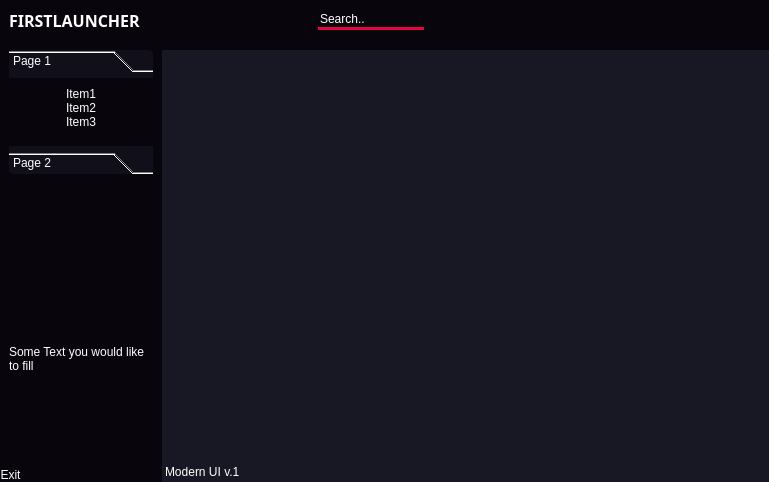
<?xml version="1.0" encoding="UTF-8"?>
<ui version="4.0">
 <class>MainWindow</class>
 <widget class="QMainWindow" name="MainWindow">
  <property name="geometry">
   <rect>
    <x>0</x>
    <y>0</y>
    <width>769</width>
    <height>482</height>
   </rect>
  </property>
  <property name="windowTitle">
   <string>MainWindow</string>
  </property>
  <property name="styleSheet">
   <string notr="true">*{
	border:none;
	color: white;
}</string>
  </property>
  <widget class="QWidget" name="centralwidget">
   <property name="enabled">
    <bool>true</bool>
   </property>
   <property name="sizePolicy">
    <sizepolicy hsizetype="Preferred" vsizetype="Preferred">
     <horstretch>0</horstretch>
     <verstretch>0</verstretch>
    </sizepolicy>
   </property>
   <property name="styleSheet">
    <string notr="true">background-color: rgb(24,24,36);</string>
   </property>
   <layout class="QHBoxLayout" name="horizontalLayout">
    <property name="spacing">
     <number>0</number>
    </property>
    <property name="leftMargin">
     <number>0</number>
    </property>
    <property name="topMargin">
     <number>0</number>
    </property>
    <property name="rightMargin">
     <number>0</number>
    </property>
    <property name="bottomMargin">
     <number>0</number>
    </property>
    <item>
     <widget class="QFrame" name="sidebar_menu">
      <property name="sizePolicy">
       <sizepolicy hsizetype="Preferred" vsizetype="Preferred">
        <horstretch>0</horstretch>
        <verstretch>0</verstretch>
       </sizepolicy>
      </property>
      <property name="maximumSize">
       <size>
        <width>200</width>
        <height>16777215</height>
       </size>
      </property>
      <property name="styleSheet">
       <string notr="true">background-color: rgb(9, 5, 13);</string>
      </property>
      <property name="frameShape">
       <enum>QFrame::StyledPanel</enum>
      </property>
      <property name="frameShadow">
       <enum>QFrame::Raised</enum>
      </property>
      <layout class="QVBoxLayout" name="verticalLayout_5">
       <property name="spacing">
        <number>0</number>
       </property>
       <property name="leftMargin">
        <number>0</number>
       </property>
       <property name="topMargin">
        <number>0</number>
       </property>
       <property name="rightMargin">
        <number>0</number>
       </property>
       <property name="bottomMargin">
        <number>0</number>
       </property>
       <item alignment="Qt::AlignHCenter|Qt::AlignTop">
        <widget class="QFrame" name="frame_8">
         <property name="frameShape">
          <enum>QFrame::StyledPanel</enum>
         </property>
         <property name="frameShadow">
          <enum>QFrame::Raised</enum>
         </property>
         <layout class="QHBoxLayout" name="horizontalLayout_7">
          <item alignment="Qt::AlignLeft|Qt::AlignTop">
           <widget class="QLabel" name="label_2">
            <property name="font">
             <font>
              <family>Arial Black</family>
              <pointsize>12</pointsize>
              <weight>75</weight>
              <bold>true</bold>
             </font>
            </property>
            <property name="lineWidth">
             <number>1</number>
            </property>
            <property name="text">
             <string>FIRSTLAUNCHER</string>
            </property>
            <property name="textFormat">
             <enum>Qt::PlainText</enum>
            </property>
           </widget>
          </item>
          <item alignment="Qt::AlignLeft|Qt::AlignTop">
           <widget class="QLabel" name="label_3">
            <property name="text">
             <string/>
            </property>
            <property name="pixmap">
             <pixmap resource="resource.qrc">:/icon_pack/tutorial_icon_package/link-2.svg</pixmap>
            </property>
           </widget>
          </item>
         </layout>
        </widget>
       </item>
       <item>
        <widget class="QFrame" name="frame_10">
         <property name="sizePolicy">
          <sizepolicy hsizetype="Preferred" vsizetype="Expanding">
           <horstretch>0</horstretch>
           <verstretch>0</verstretch>
          </sizepolicy>
         </property>
         <property name="frameShape">
          <enum>QFrame::StyledPanel</enum>
         </property>
         <property name="frameShadow">
          <enum>QFrame::Raised</enum>
         </property>
         <layout class="QVBoxLayout" name="verticalLayout_7">
          <item alignment="Qt::AlignTop">
           <widget class="QToolBox" name="toolBox">
            <property name="sizePolicy">
             <sizepolicy hsizetype="Minimum" vsizetype="Preferred">
              <horstretch>0</horstretch>
              <verstretch>0</verstretch>
             </sizepolicy>
            </property>
            <property name="minimumSize">
             <size>
              <width>30</width>
              <height>0</height>
             </size>
            </property>
            <property name="styleSheet">
             <string notr="true">QToolBox{
	background-color: rgb(24, 24, 36);
	text-align: left;
}

QToolBox{
	border-radius: 5px;
	background-color: rgb(17, 16, 26);
	text-align: left;
}</string>
            </property>
            <property name="currentIndex">
             <number>0</number>
            </property>
            <widget class="QWidget" name="page">
             <property name="geometry">
              <rect>
               <x>0</x>
               <y>0</y>
               <width>182</width>
               <height>69</height>
              </rect>
             </property>
             <attribute name="label">
              <string>Page 1</string>
             </attribute>
             <layout class="QVBoxLayout" name="verticalLayout_8">
              <item alignment="Qt::AlignTop">
               <widget class="QFrame" name="frame_12">
                <property name="frameShape">
                 <enum>QFrame::StyledPanel</enum>
                </property>
                <property name="frameShadow">
                 <enum>QFrame::Raised</enum>
                </property>
                <layout class="QVBoxLayout" name="verticalLayout_9">
                 <property name="spacing">
                  <number>0</number>
                 </property>
                 <property name="leftMargin">
                  <number>0</number>
                 </property>
                 <property name="topMargin">
                  <number>0</number>
                 </property>
                 <property name="rightMargin">
                  <number>0</number>
                 </property>
                 <property name="bottomMargin">
                  <number>0</number>
                 </property>
                 <item>
                  <widget class="QPushButton" name="pushButton_10">
                   <property name="text">
                    <string>Item1</string>
                   </property>
                   <property name="icon">
                    <iconset resource="resource.qrc">
                     <normaloff>:/icon_pack/tutorial_icon_package/user-plus.svg</normaloff>:/icon_pack/tutorial_icon_package/user-plus.svg</iconset>
                   </property>
                   <property name="iconSize">
                    <size>
                     <width>16</width>
                     <height>16</height>
                    </size>
                   </property>
                  </widget>
                 </item>
                 <item>
                  <widget class="QPushButton" name="pushButton_11">
                   <property name="text">
                    <string>Item2</string>
                   </property>
                   <property name="icon">
                    <iconset resource="resource.qrc">
                     <normaloff>:/icon_pack/tutorial_icon_package/file-text.svg</normaloff>:/icon_pack/tutorial_icon_package/file-text.svg</iconset>
                   </property>
                   <property name="iconSize">
                    <size>
                     <width>16</width>
                     <height>16</height>
                    </size>
                   </property>
                  </widget>
                 </item>
                 <item>
                  <widget class="QPushButton" name="pushButton_12">
                   <property name="text">
                    <string>Item3</string>
                   </property>
                   <property name="icon">
                    <iconset resource="resource.qrc">
                     <normaloff>:/icon_pack/tutorial_icon_package/download.svg</normaloff>:/icon_pack/tutorial_icon_package/download.svg</iconset>
                   </property>
                   <property name="iconSize">
                    <size>
                     <width>16</width>
                     <height>16</height>
                    </size>
                   </property>
                  </widget>
                 </item>
                </layout>
               </widget>
              </item>
             </layout>
            </widget>
            <widget class="QWidget" name="page_2">
             <property name="geometry">
              <rect>
               <x>0</x>
               <y>0</y>
               <width>182</width>
               <height>69</height>
              </rect>
             </property>
             <attribute name="label">
              <string>Page 2</string>
             </attribute>
             <layout class="QVBoxLayout" name="verticalLayout_10">
              <item>
               <widget class="QFrame" name="frame_13">
                <property name="frameShape">
                 <enum>QFrame::StyledPanel</enum>
                </property>
                <property name="frameShadow">
                 <enum>QFrame::Raised</enum>
                </property>
                <layout class="QVBoxLayout" name="verticalLayout_11">
                 <property name="spacing">
                  <number>0</number>
                 </property>
                 <property name="leftMargin">
                  <number>0</number>
                 </property>
                 <property name="topMargin">
                  <number>0</number>
                 </property>
                 <property name="rightMargin">
                  <number>0</number>
                 </property>
                 <property name="bottomMargin">
                  <number>0</number>
                 </property>
                 <item>
                  <widget class="QPushButton" name="pushButton_13">
                   <property name="text">
                    <string>SubMenu</string>
                   </property>
                   <property name="icon">
                    <iconset resource="resource.qrc">
                     <normaloff>:/icon_pack/tutorial_icon_package/printer.svg</normaloff>:/icon_pack/tutorial_icon_package/printer.svg</iconset>
                   </property>
                  </widget>
                 </item>
                 <item>
                  <widget class="QPushButton" name="pushButton_14">
                   <property name="text">
                    <string>SubMenu</string>
                   </property>
                   <property name="icon">
                    <iconset resource="resource.qrc">
                     <normaloff>:/icon_pack/tutorial_icon_package/printer.svg</normaloff>:/icon_pack/tutorial_icon_package/printer.svg</iconset>
                   </property>
                  </widget>
                 </item>
                </layout>
               </widget>
              </item>
             </layout>
            </widget>
           </widget>
          </item>
          <item>
           <widget class="QLabel" name="label_4">
            <property name="text">
             <string>Some Text you would like to fill</string>
            </property>
            <property name="wordWrap">
             <bool>true</bool>
            </property>
           </widget>
          </item>
         </layout>
        </widget>
       </item>
       <item alignment="Qt::AlignBottom">
        <widget class="QFrame" name="frame_11">
         <property name="frameShape">
          <enum>QFrame::StyledPanel</enum>
         </property>
         <property name="frameShadow">
          <enum>QFrame::Raised</enum>
         </property>
         <layout class="QVBoxLayout" name="verticalLayout_6">
          <property name="spacing">
           <number>0</number>
          </property>
          <property name="leftMargin">
           <number>0</number>
          </property>
          <property name="topMargin">
           <number>0</number>
          </property>
          <property name="rightMargin">
           <number>0</number>
          </property>
          <property name="bottomMargin">
           <number>0</number>
          </property>
          <item alignment="Qt::AlignLeft">
           <widget class="QPushButton" name="exit_button">
            <property name="text">
             <string>Exit</string>
            </property>
            <property name="icon">
             <iconset resource="resource.qrc">
              <normaloff>:/icon_pack/tutorial_icon_package/external-link.svg</normaloff>:/icon_pack/tutorial_icon_package/external-link.svg</iconset>
            </property>
            <property name="iconSize">
             <size>
              <width>16</width>
              <height>16</height>
             </size>
            </property>
           </widget>
          </item>
         </layout>
        </widget>
       </item>
      </layout>
     </widget>
    </item>
    <item>
     <widget class="QFrame" name="frame_2">
      <property name="sizePolicy">
       <sizepolicy hsizetype="Expanding" vsizetype="Expanding">
        <horstretch>10</horstretch>
        <verstretch>0</verstretch>
       </sizepolicy>
      </property>
      <property name="frameShape">
       <enum>QFrame::StyledPanel</enum>
      </property>
      <property name="frameShadow">
       <enum>QFrame::Raised</enum>
      </property>
      <layout class="QVBoxLayout" name="verticalLayout">
       <property name="spacing">
        <number>0</number>
       </property>
       <property name="leftMargin">
        <number>0</number>
       </property>
       <property name="topMargin">
        <number>0</number>
       </property>
       <property name="rightMargin">
        <number>0</number>
       </property>
       <property name="bottomMargin">
        <number>0</number>
       </property>
       <item alignment="Qt::AlignTop">
        <widget class="QFrame" name="header">
         <property name="styleSheet">
          <string notr="true">background-color: rgb(9, 5, 13);
</string>
         </property>
         <property name="frameShape">
          <enum>QFrame::StyledPanel</enum>
         </property>
         <property name="frameShadow">
          <enum>QFrame::Raised</enum>
         </property>
         <layout class="QHBoxLayout" name="horizontalLayout_2">
          <property name="spacing">
           <number>0</number>
          </property>
          <property name="leftMargin">
           <number>0</number>
          </property>
          <property name="topMargin">
           <number>0</number>
          </property>
          <property name="rightMargin">
           <number>0</number>
          </property>
          <property name="bottomMargin">
           <number>0</number>
          </property>
          <item alignment="Qt::AlignLeft|Qt::AlignTop">
           <widget class="QFrame" name="frame_7">
            <property name="sizePolicy">
             <sizepolicy hsizetype="Minimum" vsizetype="Fixed">
              <horstretch>0</horstretch>
              <verstretch>0</verstretch>
             </sizepolicy>
            </property>
            <property name="minimumSize">
             <size>
              <width>50</width>
              <height>50</height>
             </size>
            </property>
            <property name="frameShape">
             <enum>QFrame::StyledPanel</enum>
            </property>
            <property name="frameShadow">
             <enum>QFrame::Raised</enum>
            </property>
            <layout class="QVBoxLayout" name="verticalLayout_4">
             <property name="spacing">
              <number>0</number>
             </property>
             <property name="leftMargin">
              <number>0</number>
             </property>
             <property name="topMargin">
              <number>0</number>
             </property>
             <property name="rightMargin">
              <number>0</number>
             </property>
             <property name="bottomMargin">
              <number>0</number>
             </property>
             <item>
              <widget class="QPushButton" name="pushButton_8">
               <property name="sizePolicy">
                <sizepolicy hsizetype="Minimum" vsizetype="Minimum">
                 <horstretch>0</horstretch>
                 <verstretch>0</verstretch>
                </sizepolicy>
               </property>
               <property name="minimumSize">
                <size>
                 <width>30</width>
                 <height>30</height>
                </size>
               </property>
               <property name="text">
                <string/>
               </property>
               <property name="icon">
                <iconset resource="resource.qrc">
                 <normaloff>:/icon_pack/tutorial_icon_package/align-left.svg</normaloff>:/icon_pack/tutorial_icon_package/align-left.svg</iconset>
               </property>
               <property name="iconSize">
                <size>
                 <width>32</width>
                 <height>32</height>
                </size>
               </property>
              </widget>
             </item>
            </layout>
           </widget>
          </item>
          <item alignment="Qt::AlignLeft|Qt::AlignTop">
           <widget class="QFrame" name="frame_3">
            <property name="frameShape">
             <enum>QFrame::StyledPanel</enum>
            </property>
            <property name="frameShadow">
             <enum>QFrame::Raised</enum>
            </property>
            <layout class="QHBoxLayout" name="horizontalLayout_6">
             <property name="spacing">
              <number>6</number>
             </property>
             <property name="leftMargin">
              <number>6</number>
             </property>
             <property name="topMargin">
              <number>6</number>
             </property>
             <property name="rightMargin">
              <number>6</number>
             </property>
             <property name="bottomMargin">
              <number>6</number>
             </property>
             <item>
              <widget class="QLineEdit" name="lineEdit">
               <property name="sizePolicy">
                <sizepolicy hsizetype="Expanding" vsizetype="Fixed">
                 <horstretch>0</horstretch>
                 <verstretch>0</verstretch>
                </sizepolicy>
               </property>
               <property name="minimumSize">
                <size>
                 <width>0</width>
                 <height>0</height>
                </size>
               </property>
               <property name="styleSheet">
                <string notr="true">border-bottom: 3px solid rgb(230, 5, 64);
</string>
               </property>
               <property name="text">
                <string>Search..</string>
               </property>
              </widget>
             </item>
             <item>
              <widget class="QPushButton" name="pushButton_6">
               <property name="minimumSize">
                <size>
                 <width>30</width>
                 <height>30</height>
                </size>
               </property>
               <property name="text">
                <string/>
               </property>
               <property name="icon">
                <iconset resource="resource.qrc">
                 <normaloff>:/icon_pack/tutorial_icon_package/search.svg</normaloff>:/icon_pack/tutorial_icon_package/search.svg</iconset>
               </property>
              </widget>
             </item>
            </layout>
           </widget>
          </item>
          <item alignment="Qt::AlignHCenter|Qt::AlignTop">
           <widget class="QFrame" name="frame_5">
            <property name="frameShape">
             <enum>QFrame::StyledPanel</enum>
            </property>
            <property name="frameShadow">
             <enum>QFrame::Raised</enum>
            </property>
            <layout class="QHBoxLayout" name="horizontalLayout_5">
             <property name="spacing">
              <number>0</number>
             </property>
             <property name="leftMargin">
              <number>0</number>
             </property>
             <property name="topMargin">
              <number>0</number>
             </property>
             <property name="rightMargin">
              <number>0</number>
             </property>
             <property name="bottomMargin">
              <number>0</number>
             </property>
             <item>
              <widget class="QPushButton" name="pushButton_5">
               <property name="minimumSize">
                <size>
                 <width>30</width>
                 <height>30</height>
                </size>
               </property>
               <property name="text">
                <string/>
               </property>
               <property name="icon">
                <iconset resource="resource.qrc">
                 <normaloff>:/icon_pack/tutorial_icon_package/user.svg</normaloff>:/icon_pack/tutorial_icon_package/user.svg</iconset>
               </property>
              </widget>
             </item>
             <item>
              <widget class="QPushButton" name="pushButton_4">
               <property name="minimumSize">
                <size>
                 <width>30</width>
                 <height>30</height>
                </size>
               </property>
               <property name="text">
                <string/>
               </property>
               <property name="icon">
                <iconset resource="resource.qrc">
                 <normaloff>:/icon_pack/tutorial_icon_package/bell.svg</normaloff>:/icon_pack/tutorial_icon_package/bell.svg</iconset>
               </property>
              </widget>
             </item>
            </layout>
           </widget>
          </item>
          <item alignment="Qt::AlignRight|Qt::AlignTop">
           <widget class="QFrame" name="frame_4">
            <property name="frameShape">
             <enum>QFrame::StyledPanel</enum>
            </property>
            <property name="frameShadow">
             <enum>QFrame::Raised</enum>
            </property>
            <layout class="QHBoxLayout" name="horizontalLayout_4">
             <property name="spacing">
              <number>0</number>
             </property>
             <property name="leftMargin">
              <number>0</number>
             </property>
             <property name="topMargin">
              <number>0</number>
             </property>
             <property name="rightMargin">
              <number>0</number>
             </property>
             <property name="bottomMargin">
              <number>0</number>
             </property>
             <item>
              <widget class="QPushButton" name="minimize_window_button">
               <property name="minimumSize">
                <size>
                 <width>30</width>
                 <height>30</height>
                </size>
               </property>
               <property name="text">
                <string/>
               </property>
               <property name="icon">
                <iconset resource="resource.qrc">
                 <normaloff>:/icon_pack/tutorial_icon_package/minimize-2.svg</normaloff>:/icon_pack/tutorial_icon_package/minimize-2.svg</iconset>
               </property>
              </widget>
             </item>
             <item>
              <widget class="QPushButton" name="pushButton_2">
               <property name="minimumSize">
                <size>
                 <width>30</width>
                 <height>30</height>
                </size>
               </property>
               <property name="text">
                <string/>
               </property>
               <property name="icon">
                <iconset resource="resource.qrc">
                 <normaloff>:/icon_pack/tutorial_icon_package/maximize-2.svg</normaloff>:/icon_pack/tutorial_icon_package/maximize-2.svg</iconset>
               </property>
              </widget>
             </item>
             <item>
              <widget class="QPushButton" name="close_window_button">
               <property name="minimumSize">
                <size>
                 <width>30</width>
                 <height>30</height>
                </size>
               </property>
               <property name="text">
                <string/>
               </property>
               <property name="icon">
                <iconset resource="resource.qrc">
                 <normaloff>:/icon_pack/tutorial_icon_package/x.svg</normaloff>:/icon_pack/tutorial_icon_package/x.svg</iconset>
               </property>
              </widget>
             </item>
            </layout>
           </widget>
          </item>
         </layout>
        </widget>
       </item>
       <item>
        <widget class="QFrame" name="main_content">
         <property name="sizePolicy">
          <sizepolicy hsizetype="Preferred" vsizetype="Expanding">
           <horstretch>0</horstretch>
           <verstretch>0</verstretch>
          </sizepolicy>
         </property>
         <property name="frameShape">
          <enum>QFrame::StyledPanel</enum>
         </property>
         <property name="frameShadow">
          <enum>QFrame::Raised</enum>
         </property>
        </widget>
       </item>
       <item alignment="Qt::AlignBottom">
        <widget class="QFrame" name="footer">
         <property name="frameShape">
          <enum>QFrame::StyledPanel</enum>
         </property>
         <property name="frameShadow">
          <enum>QFrame::Raised</enum>
         </property>
         <layout class="QHBoxLayout" name="horizontalLayout_3">
          <property name="leftMargin">
           <number>3</number>
          </property>
          <property name="topMargin">
           <number>3</number>
          </property>
          <property name="rightMargin">
           <number>3</number>
          </property>
          <property name="bottomMargin">
           <number>3</number>
          </property>
          <item alignment="Qt::AlignBottom">
           <widget class="QFrame" name="frame_6">
            <property name="frameShape">
             <enum>QFrame::StyledPanel</enum>
            </property>
            <property name="frameShadow">
             <enum>QFrame::Raised</enum>
            </property>
            <layout class="QVBoxLayout" name="verticalLayout_2">
             <property name="spacing">
              <number>0</number>
             </property>
             <property name="leftMargin">
              <number>0</number>
             </property>
             <property name="topMargin">
              <number>0</number>
             </property>
             <property name="rightMargin">
              <number>0</number>
             </property>
             <property name="bottomMargin">
              <number>0</number>
             </property>
             <item alignment="Qt::AlignLeft">
              <widget class="QLabel" name="label">
               <property name="text">
                <string>Modern UI v.1</string>
               </property>
              </widget>
             </item>
            </layout>
           </widget>
          </item>
          <item>
           <widget class="QFrame" name="frame_9">
            <property name="frameShape">
             <enum>QFrame::StyledPanel</enum>
            </property>
            <property name="frameShadow">
             <enum>QFrame::Raised</enum>
            </property>
            <layout class="QVBoxLayout" name="verticalLayout_3">
             <property name="spacing">
              <number>0</number>
             </property>
             <property name="leftMargin">
              <number>0</number>
             </property>
             <property name="topMargin">
              <number>0</number>
             </property>
             <property name="rightMargin">
              <number>0</number>
             </property>
             <property name="bottomMargin">
              <number>0</number>
             </property>
             <item>
              <widget class="QPushButton" name="pushButton_7">
               <property name="minimumSize">
                <size>
                 <width>0</width>
                 <height>0</height>
                </size>
               </property>
               <property name="maximumSize">
                <size>
                 <width>16777215</width>
                 <height>16777215</height>
                </size>
               </property>
               <property name="text">
                <string/>
               </property>
               <property name="icon">
                <iconset resource="resource.qrc">
                 <normaloff>:/html/icon.png</normaloff>:/html/icon.png</iconset>
               </property>
              </widget>
             </item>
            </layout>
           </widget>
          </item>
          <item alignment="Qt::AlignRight|Qt::AlignBottom">
           <widget class="QFrame" name="size_grip">
            <property name="minimumSize">
             <size>
              <width>10</width>
              <height>10</height>
             </size>
            </property>
            <property name="maximumSize">
             <size>
              <width>10</width>
              <height>10</height>
             </size>
            </property>
            <property name="frameShape">
             <enum>QFrame::StyledPanel</enum>
            </property>
            <property name="frameShadow">
             <enum>QFrame::Raised</enum>
            </property>
           </widget>
          </item>
         </layout>
        </widget>
       </item>
      </layout>
     </widget>
    </item>
   </layout>
  </widget>
 </widget>
 <resources>
  <include location="resource.qrc"/>
 </resources>
 <connections/>
</ui>
